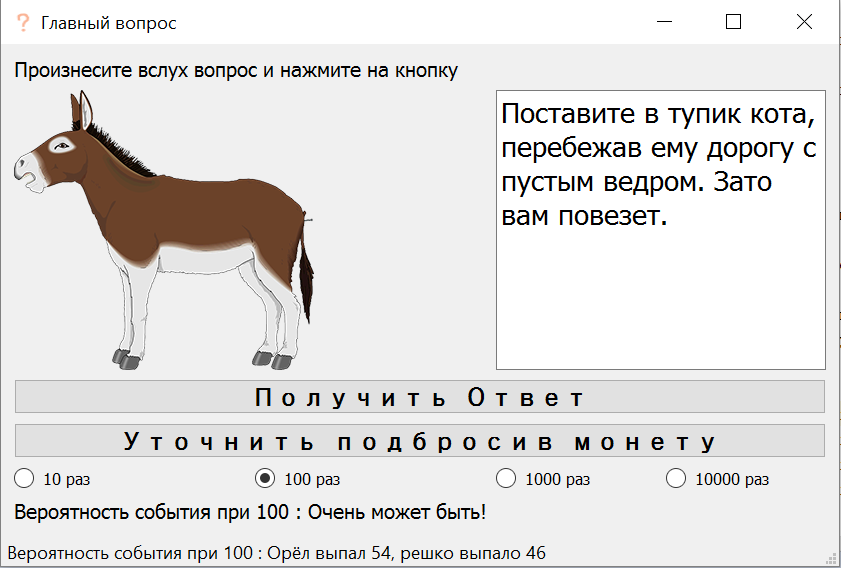

The Python source for this figure:
import sys
import random
from M_Dawson_Home_Work.Chapter_3.QtPy5.challenge_QtPy3_1_2_Ui import *
from PyQt5 import QtGui, QtWidgets
from PyQt5.QtGui import QIcon


class MyWin(QtWidgets.QMainWindow, Ui_MainWindow):

    def __init__(self):
        # Это здесь нужно для доступа к переменным, методам
        super().__init__()
        self.setupUi(self)  # Это нужно для инициализации нашего дизайна
        self.setWindowTitle('Главный вопрос')
        self.setWindowIcon(QIcon('data/animals/q'))
        # сколько раз нужно подкинуть монетку
        self.cast = 10
        self.radioButton_0.toggle()  # изначально включаем 10раз
        self.radioButton_0.clicked.connect(self.coin)
        self.radioButton_1.clicked.connect(self.coin)
        self.radioButton_2.clicked.connect(self.coin)
        self.radioButton_3.clicked.connect(self.coin)
        self.pushButton_0.clicked.connect(self.random_img)
        self.pushButton_1.clicked.connect(self.flip_coin)
        # список животных, для функции
        self.animals = ['badger', 'bear', 'boar', 'chicken', 'cow', 'fox',
                        'donkey', 'elephants', 'frog', 'gull','harbor_seal',
                        'hummingbird', 'hyena', 'lizard', 'lynx', 'octopus',
                        'ostrich', 'rhino', 'shark', 'turtle']
        # лучше конечно это всё вынисти в отдельный тхт файл
        # добавить в него запись и т.д.
        self.oracle = {0: 'От гуляния за чужой счет лучше вовремя отказаться.'
                          'Не нужно забывать о том, что сыр может быть бесплатным только в мышеловке.'
                          'Позже могут высчитать с процентами.',
                       1: 'Во всех финансовых вопросах скоро наступит ясность.'
                          'Доходы резко возрастут.',
                       2: 'Ветер дальних странствий готов позвать за собой.'
                          'Не стоит отказываться второпях — путешествие обещает приятные воспоминания.',
                       3: 'В скором будущем на голову может обрушиться богатство и признание.'
                          'В такие минуты не забывайте о близких.',
                       4: 'Даже если сейчас дела идут не совсем гладко, не стоит сдаваться.'
                          'Еще немного усилий, и удача непременно настигнет.',
                       5: 'Вскоре случится неожиданное событие.'
                          'Если подойти к решению проблемы с умом, все сложится благополучно.',
                       6: 'Если ожидаете плохих событий, то пуговицу не крутите: она оторвется обязательно!',
                       7: 'Заходите к начальству с левой ноги – вас ожидает повышение!',
                       8: 'Если 1 июля вы наизнанку оденете свою одежду – на вас начнут обращать внимание.',
                       9: 'Жизнь будет дорогой бесконечной, поэтому стоит выбрать удобное средство передвижения по ней – авто.',
                       10: 'Берегите лысых людей!',
                       11: 'Перейдет дорогу уборщица с пустым ведром. Бросьте ей в ведро сто рублей.'
                           'Так и ведро не будет пустым, и себя от неудач убережете.',
                       12: 'Завтра в вашем организме ожидается избыток энергии. Тратьте ее сегодня!',
                       13: 'Чаще пешком гуляй и избавишься от палок в колесах.',
                       14: 'Одарите жену изделием ювелирным и обеспечите себе годовое сытое существование.',
                       15: 'Поставите в тупик кота, перебежав ему дорогу с пустым ведром. Зато вам повезет.',
                       16: 'Сколько раз вы поужинаете ночью, на столько вещей вы пополните вскоре гардероб.',
                       17: 'Сегодня два мешка счастья тебе дадут, один с винегретом, второй с оливье.',
                       18: 'Тебя крупная потеря ждет. Потеряешь дар речи от счастья.',
                       19: 'Пробуй петь романсы, может финансы тоже составят компанию.',
                       20: 'Мечты внезапно обретут силу и объявят дивану бой.',}

    def random_img(self):
        """просто функция рондома картинки и предсказания
        картинка и предсказание не связанны"""
        random_animals = random.choice(self.animals)  # выбор имяни
        self.img_label.setPixmap(QtGui.QPixmap(f'data/animals/{random_animals}'))  # подставляем имя
        digit = random.randrange(21)
        self.textEdit.setText(self.oracle[digit])  # вставляем текст из словоря

    def coin(self):
        """функция переписки лейбла и значения каст"""
        sender = self.sender()  # узнаем на что нажали
        text = sender.text()  # считываем текст радио батона
        txt = text.split(' ')  # разделяем по пробелу
        self.cast = int(txt[0])  # берём первое значение из списка
        self.label_1.setText(f"Вероятность события при {self.cast} : ")  # вписываем в лейбол
        self.statusbar.showMessage("")  # очищаем статусбар

    def flip_coin(self):
        """подбрасываем монетку"""
        cast = self.cast  # считываем значение
        heads = 0  # орел - получается главный
        tails = 0  # решка
        while cast != 0:  # можно и range, но профит?
            luck = random.randint(0, 1)  # рандомим удачу, есть или нет
            if luck == 1:
                heads += 1
            else:
                tails += 1
            cast -= 1  # отнимаем каст, до тех пор пока он не станет равен 0, тогда прирываем цыкл
        if heads > tails:
            msg = 'Очень может быть!'
        else:
            msg = 'Мало вероятно :('
        self.label_1.setText(f"Вероятность события при {self.cast} : {msg}")
        self.statusbar.showMessage(f"Вероятность события при {self.cast} : Орёл выпал {heads}, решко выпало {tails}")

if __name__ == '__main__':
    app = QtWidgets.QApplication(sys.argv)  # Новый экземпляр QApplication
    my_app = MyWin()  # Создаём объект класса
    my_app.show()  # Показываем окно
    sys.exit(app.exec_())  # запускаем приложение
